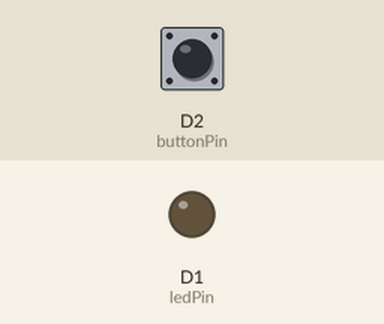
Recording of a sketch running on a simulated ESP8266 (NodeMCU). Parts: output pins drawn as LEDs (lit = HIGH). The test bench sets the inputs (shaded band); at power-on: D2 (buttonPin) HIGH. WiFi joins after 1.5 s; servers stay silent unless stated; no MQTT or app messages arrive unless stated; what the sketch prints to the serial monitor is not drawn.

Above: at 2.8 s.
2.9 s: D2 (buttonPin) pulled LOW for 0.15 s
At 3.4 s:
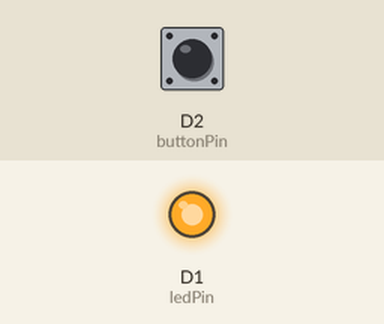
4.5 s: D2 (buttonPin) pulled LOW for 1 s
At 5.8 s:
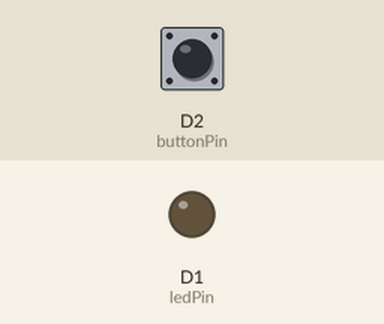
7.0 s: D2 (buttonPin) pulled LOW for 3.2 s
At 7.7 s:
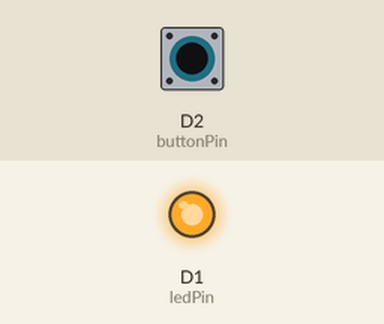
Timing chart, 0 to 10.0 s (numbered marks = the images above; inputs shaded):
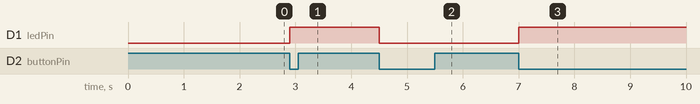

The sketch:

Arduino.ino
```cpp
#include <ESP8266WiFi.h>
#include <PubSubClient.h>

const char* ssid = "YOUR_WIFI_SSID";
const char* password = "YOUR_WIFI_PASSWORD";
const char* mqtt_server = "broker.hivemq.com";

WiFiClient espClient;
PubSubClient client(espClient);

String deviceId = "dev" + String(ESP.getChipId());
String topicSet = "home/devices/" + deviceId + "/set";
String topicStatus = "home/devices/" + deviceId + "/status";

const int ledPin = D1;
const int buttonPin = D2;
bool ledState = false;

void setup_wifi() {
  delay(100);
  WiFi.begin(ssid, password);
  Serial.print("Connecting to WiFi");
  while (WiFi.status() != WL_CONNECTED) {
    delay(500); Serial.print(".");
  }
  Serial.println("WiFi connected");
  Serial.println("IP: " + WiFi.localIP().toString());
}

void callback(char* topic, byte* payload, unsigned int length) {
  String msg;
  for (int i = 0; i < length; i++) msg += (char)payload[i];

  if (String(topic) == topicSet) {
    ledState = (msg == "ON");
    digitalWrite(ledPin, ledState ? HIGH : LOW);
    client.publish(topicStatus.c_str(), ledState ? "ON" : "OFF");
  }
}

void reconnect() {
  while (!client.connected()) {
    Serial.print("Connecting to MQTT...");
    if (client.connect(deviceId.c_str())) {
      Serial.println("connected");
      client.subscribe(topicSet.c_str());
    } else {
      Serial.print("Failed, rc=");
      Serial.print(client.state());
      delay(2000);
    }
  }
}

void setup() {
  pinMode(ledPin, OUTPUT);
  pinMode(buttonPin, INPUT_PULLUP);
  Serial.begin(115200);
  setup_wifi();
  client.setServer(mqtt_server, 1883);
  client.setCallback(callback);

  Serial.println("Scan this QR to register:");
  Serial.println(topicSet);
}

void loop() {
  if (!client.connected()) reconnect();
  client.loop();

  static bool lastBtn = HIGH;
  bool btn = digitalRead(buttonPin);
  if (btn == LOW && lastBtn == HIGH) {
    ledState = !ledState;
    digitalWrite(ledPin, ledState ? HIGH : LOW);
    client.publish(topicStatus.c_str(), ledState ? "ON" : "OFF");
    delay(300);
  }
  lastBtn = btn;
}
```

Measured:
- after the input at 2.9 s, D1 (ledPin): LOW → HIGH at once
- after the input at 4.5 s, D1 (ledPin): HIGH → LOW at once
- after the input at 7.0 s, D1 (ledPin): LOW → HIGH at once
